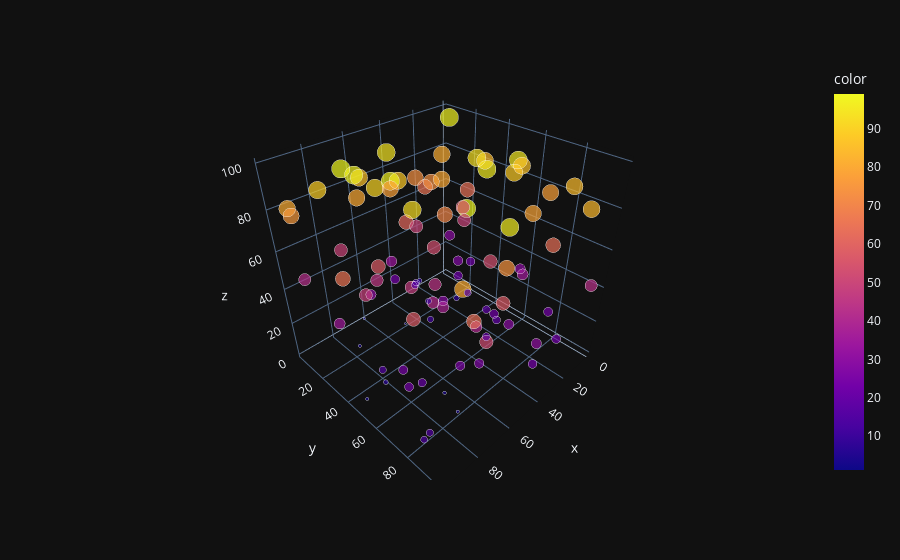

Here is the notebook cell this chart was saved with:
### Code cell
x= np.random.randint(1,100,100)
y= np.random.randint(1,100,100)
z= np.random.uniform(1,100,100)
px.scatter_3d(x=x,y=y,z=z,
                color=z,
                size=z,
                size_max=18,
                template='plotly_dark')
